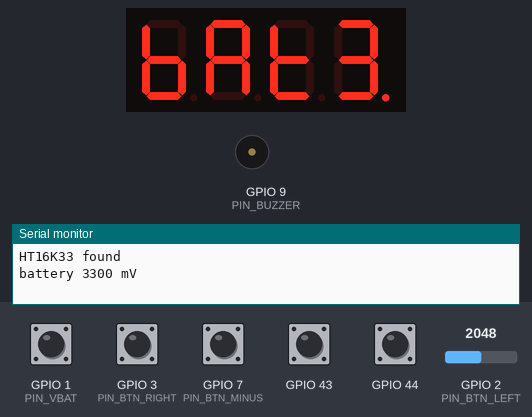
This sketch was run on a simulated ESP32. Shown: 4-digit seven-segment display, buzzer (waves = sounding), the last lines printed to the serial monitor. Wiring (inferred from the names in the program): HT16K33 LED driver at I2C address 0x70. Inputs (shaded band) come from the test bench; at power-on: GPIO 1 (PIN_VBAT), GPIO 3 (PIN_BTN_RIGHT), GPIO 7 (PIN_BTN_MINUS), GPIO 43, GPIO 44 HIGH, GPIO 2 (PIN_BTN_LEFT) = 2048. EEPROM starts erased. At 7.0 s the program puts the board to deep sleep or switches it off; the recording ends there.

Above: at 1.6 s.
At 3.9 s:
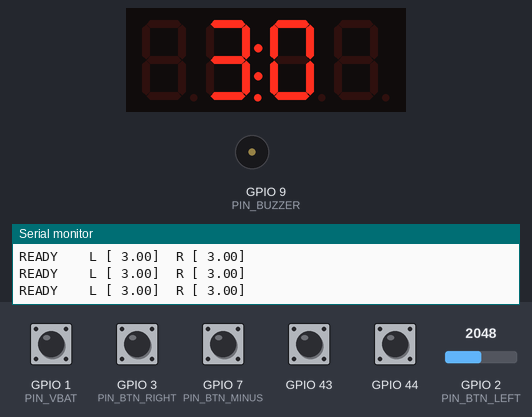
4.0 s: GPIO 7 (PIN_BTN_MINUS) pulled LOW for 0.15 s
At 4.6 s:
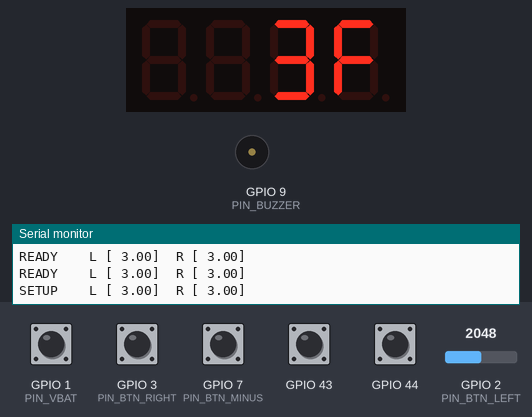
4.7 s: GPIO 2 (PIN_BTN_LEFT) set to 1960
At 6.2 s:
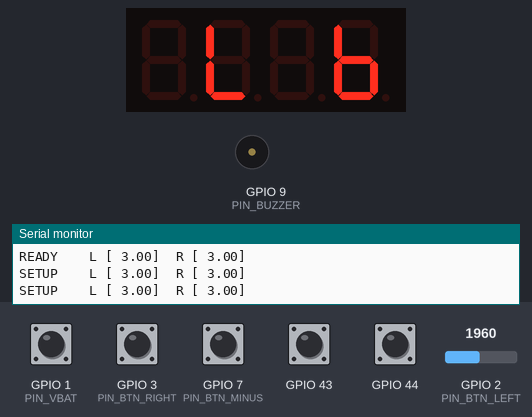
Timing chart, 0 to 7.0 s (numbered marks = the images above; inputs shaded):
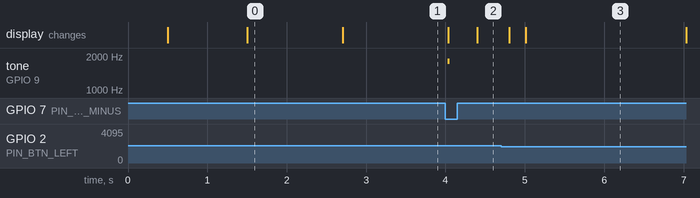

The sketch:

firmware.ino
```cpp
#include <Wire.h>
#include <Preferences.h>
#include "esp_sleep.h"
#include "driver/gpio.h"

//pins
#define PIN_BTN_PAUSE D0
#define PIN_VBAT      D1
#define PIN_BTN_LEFT  D2
#define PIN_BTN_RIGHT D3
#define PIN_SDA       D4
#define PIN_SCL       D5
#define PIN_BTN_PLUS  D6
#define PIN_BTN_MINUS D7
#define PIN_BTN_MODE  D8
#define PIN_BUZZER    D10

#define HT_ADDR 0x70
struct Button {
  uint8_t pin;
  bool stable;
  bool lastRead;
  uint32_t lastChange;
  uint32_t pressStart; //not a gd reference
  bool pressEvent;
  bool longEvent;
  bool longFired;
};


enum IncType { INC_NONE, INC_FISCHER, INC_BRONSTEIN, INC_DELAY };
struct Preset {
  uint16_t baseMin;
  uint8_t incSec;
  IncType type;
};
enum State {READY, RUNNING, PAUSED, FLAGGED, SETUP};
enum Field {F_PRESET, F_BASE, F_INC, F_TYPE};

uint32_t lastActivity = 0;


//digit segment bits
#define SEG_DP 0x80
const uint8_t DIGITS[10] {
  0x3F, 0x06, 0x5B, 0x4F, 0x66, 0x6D, 0x7D, 0x07, 0x7F, 0x6F
};

uint8_t segChar(char c) {
  if (c >= '0' && c <= '9') return DIGITS[c-'0'];
  if (c >=  'a' && c <= 'z') c-= 32;
  switch (c) {
    case 'A': return 0x77;
    case 'B': return 0x7C;
    case 'C': return 0x39;
    case 'D': return 0x5E;
    case 'E': return 0x79;
    case 'F': return 0x71;
    case 'G': return 0x3D;
    case 'H': return 0x76;
    case 'I': return 0x30;
    case 'J': return 0x1E;
    // k is undrawable
    case 'L': return 0x38;
    // m also is undrawable :CC
    case 'N': return 0x54;
    case 'O': return 0x5C;
    case 'P': return 0x73;
    case 'Q': return 0x67;
    case 'R': return 0x50;
    case 'S': return 0x6D;
    case 'T': return 0x78;
    case 'U': return 0x3E;
    // v & w undrawable :(
    case 'Y': return 0x6E;
    case 'Z': return 0x5B;
    case '-': return 0x40;
    case '_': return 0x08;
    default: return 0x00;
  }
}

uint8_t frame[8];
bool htFound = false;

void htCmd(uint8_t c) {
  Wire.beginTransmission(HT_ADDR);
  Wire.write(c);
  Wire.endTransmission();
}

void htInit() {
  Wire.begin(PIN_SDA, PIN_SCL);
  Wire.beginTransmission(HT_ADDR);
  htFound = (Wire.endTransmission() == 0);
  htCmd(0x21);
  htCmd(0x81);
  htCmd(0xE0 | 15); // turn on oscillator, display, and brgithnes
}

void htBrightness(uint8_t b) {
  htCmd(0xE0 | (b & 0x0F));
}

void htFlush() {
  Wire.beginTransmission(HT_ADDR);
  Wire.write(0x00);
  for (int com=0; com < 8; com++) {
    Wire.write(frame[com]);
    Wire.write(0x00);
  }
  Wire.endTransmission();
}

void setText(int side, const char* text) {
  int d=0;
  for (int i=0; text[i] && d < 4; i++) {
    uint8_t s=segChar(text[i]);
    if (text[i+1] == '.') {
      s |= SEG_DP;
      i++;
    }
    frame[side*4 + d++] = s;
  }
  while (d<4) frame[side*4 + d++] = 0;
}

void formatTime(uint32_t ms, char* out) {
  uint32_t totalSec = ms / 1000;
  uint32_t h = totalSec / 3600;
  uint32_t m = (totalSec / 60) % 60;
  uint32_t s = totalSec % 60;
  uint32_t t = (ms/100) % 10;
  if (h>0) {
    sprintf(out, " %lu.%02lu", (unsigned long)(h%10), (unsigned long)m); // if theres hours, show hours and minutes
  } else if (totalSec >= 20) {
    if (m >= 10) sprintf(out, "%02lu.%02lu", (unsigned long)m, (unsigned long)s);
    else sprintf(out, " %lu.%02lu", (unsigned long)m, (unsigned long)s);
  } else {
    //time scramble :))))
    if (s>=10) sprintf(out, " %02lu.%lu", (unsigned long)s, (unsigned long)t);
    else sprintf(out, "  %lu.%lu", (unsigned long)s, (unsigned long)t);
  }
}
// buzzer >:D
bool soundOn = true;

void beep(uint16_t freq, uint16_t ms) {
  if (soundOn) tone(PIN_BUZZER, freq, ms);
}

//messages
char msgL[8], msgR[8];
uint32_t msgUntil = 0;

void showMsg(const char* l, const char* r, uint32_t ms) {
  strncpy(msgL, l, 7); msgL[7] = 0;
  strncpy(msgR, r, 7); msgR[7] = 0;
  msgUntil = millis() + ms;
}

//buttons!! :DD
#define DEBOUNCE_MS 25
#define LONG_MS 1000


Button btnLeft = {PIN_BTN_LEFT};
Button btnRight = {PIN_BTN_RIGHT};
Button btnPause = {PIN_BTN_PAUSE};
Button btnMode = {PIN_BTN_MODE};
Button btnPlus = {PIN_BTN_PLUS};
Button btnMinus = {PIN_BTN_MINUS};

void btnInit(Button& b) {
  pinMode(b.pin, INPUT_PULLUP);
}

void btnUpdate(Button& b, uint32_t now) {
  bool r = (digitalRead(b.pin) == LOW);
  if (r != b.lastRead) {
    b.lastRead = r;
    b.lastChange = now;
  }
  if (now - b.lastChange >= DEBOUNCE_MS && r != b.stable) {
    b.stable = r;
    if (r) {
      b.pressEvent = true;
      b.pressStart = now;
      b.longFired = false;
      lastActivity = now;
    }
  }
  if (b.stable && !b.longFired && now - b.pressStart >= LONG_MS) {
    b.longFired = true;
    b.longEvent = true;
  }
}

bool took(bool& e) {
  if (e) {
    e = false;
    return true;
  }
  return false;
}

// time controls

const Preset PRESETS[] = {
  {1, 0, INC_NONE}, // 1|0 bullet
  {1, 1, INC_FISCHER}, // 1|1 bullet
  {2, 1, INC_FISCHER}, // 2|1 bullet
  {3, 0, INC_NONE}, // 3min blitz
  {3, 2, INC_FISCHER}, // 3|2 blitz
  {5, 0, INC_NONE}, // 5min blitz
  {10, 0, INC_NONE}, // 10min rapid
  {15, 10, INC_FISCHER}, // 15|10 rapid
  {30, 0, INC_NONE}, // 30min rapid
  {90, 30, INC_FISCHER}, // 90|30 classical
};

const int NUM_PRESETS = sizeof(PRESETS) / sizeof(PRESETS[0]);

int presetIdx = 4; // 3min blitz default
Preset tc = PRESETS[4];
int field = F_PRESET;
Preferences prefs;

void saveSettings() {
  prefs.putInt("preset", presetIdx);
  prefs.putUShort("base", tc.baseMin);
  prefs.putUChar("inc", tc.incSec);
  prefs.putUChar("type", (uint8_t)tc.type);
  prefs.putBool("sound", soundOn);
}

void loadSettings() {
  presetIdx = prefs.getInt("preset", 4);
  tc.baseMin = prefs.getUShort("base", 3);
  tc.incSec = prefs.getUChar("inc", 2);
  tc.type = (IncType)prefs.getUChar("type", INC_FISCHER);
  soundOn = prefs.getBool("sound", true);
}

// clock stuffs

State state = READY;
int active = -1;
int flagged = -1;
uint32_t timeMs[2];
uint32_t turnUsed = 0; // ms used in this turn
uint16_t moves[2];
bool warned[2];
uint32_t lastTick = 0;
uint32_t lastPrint = 0;


const char* stateName[] = {"READY", "RUNNING", "PAUSED", "FLAGGED", "SETUP"};

void resetClock() {
  timeMs[0] = timeMs[1] = tc.baseMin * 60000UL;
  moves[0] = moves[1] = 0;
  warned[0] = warned[1] = false;
  turnUsed = 0;
  state = READY;
  active = -1;
  flagged = -1;
  Serial.println("RESET");
}

void endTurn(int side) { // stop my clock and start the opponent's clock
  if (state == READY || (state == RUNNING && active == side)) {
    if (state == RUNNING) {
      uint32_t inc = tc.incSec * 1000UL;
      if (tc.type == INC_FISCHER) timeMs[side] += inc;
      else if (tc.type == INC_BRONSTEIN) timeMs[side] += min(inc, turnUsed); // basically a ripoff of delay
      moves[side]++;
      if (timeMs[side] > 10000) warned[side] = false; // let the clock rewarn player if their time goes back up above 10s
    }
    active= 1-side;
    turnUsed = 0;
    state = RUNNING;
    beep(2200, 15);
    Serial.printf("%s pressed -> %s running\n", side==0 ? "LEFT" : "RIGHT", active == 0 ? "LEFT":"RIGHT");
  }
}

void tickClock(uint32_t now) {
  uint32_t dt = now - lastTick;
  lastTick = now;
  if (state != RUNNING) return;
  turnUsed += dt;
  if (tc.type == INC_DELAY) {
    uint32_t delayMs = tc.incSec * 1000UL;
    if (turnUsed <= delayMs) return; // doesnt lose time if turn is shorter than the delay
    uint32_t over = turnUsed - delayMs;
    if (over < dt) dt = over; // only subtract the part after the delay
  }
  if (timeMs[active] > dt) {
    timeMs[active] -= dt;
    if (!warned[active] && timeMs[active] <= 10000) {
      warned[active] = true; // 10s time warning
      beep(1500, 120);
    }
  } else {
    timeMs[active] = 0;
    flagged = active;
    state = FLAGGED;
    beep(800, 800);
    Serial.printf("%s FLAGGED \n", flagged==0 ? "LEFT":"RIGHT");
  }
}

void handleSetup() {
  int dir=0;
  if (took(btnPlus.pressEvent)) dir = 1;
  if (took(btnMinus.pressEvent)) dir = -1;
  if (dir != 0) {
    beep(2200, 10);
    if (field == F_PRESET) {
      presetIdx = (presetIdx + dir + NUM_PRESETS) % NUM_PRESETS;
      tc = PRESETS[presetIdx];
    } else if (field == F_BASE) {
      tc.baseMin = constrain((int)tc.baseMin + dir, 1, 180); //time range: 1-180min
    } else if (field == F_INC) {
      tc.incSec = constrain((int)tc.incSec + dir, 0, 60); // incrememnt range: 0-60s
    } else {
      tc.type = (IncType)(((int)tc.type + dir + 4) % 4);
    }
  }
  if (took(btnMode.pressEvent)) {
    field = (field+1) % 4;
    beep(1800, 20);
  }
  if (took(btnPause.pressEvent)) {
    saveSettings();
    resetClock();
    beep(2500, 60);
    Serial.printf("SET %u min +%u s type %d\n", tc.baseMin, tc.incSec, tc.type);
  }
  took(btnLeft.pressEvent);
  took(btnRight.pressEvent);
  took(btnPause.longEvent);
}

void handleButtons() {
  if (state == SETUP) { handleSetup(); return; }
  if (took(btnLeft.pressEvent)) endTurn(0);
  if (took(btnRight.pressEvent)) endTurn(1);
  if (took(btnPause.pressEvent)) {
    if (state == RUNNING) { state = PAUSED; Serial.println("PAUSED"); }
    else if (state == PAUSED) { state = RUNNING; Serial.println("RESUMED"); }
  }
  if (took(btnPause.longEvent)) resetClock(); // reset clock if longhold pause
  if (took(btnMode.pressEvent) && (state == READY || state == FLAGGED)) {
    state = SETUP;
    field = F_PRESET;
    beep(1800, 20);
  }
  if (took(btnMinus.longEvent) && state == READY) {
    soundOn = !soundOn;
    saveSettings();
    showMsg("SND ", soundOn ? " ON " : " OFF", 1000);
    beep(2200, 40);
  }
  took(btnPlus.pressEvent);
  took(btnMinus.pressEvent);
}

char typeChar(int t) {
  if (t == INC_FISCHER) return 'F';
  if (t == INC_BRONSTEIN) return 'B';
  if (t == INC_DELAY) return 'D';
  return '-';
}

void renderSetup(bool blinkOn) {
  char l[8], r[8];
  sprintf(l, "%4u", tc.baseMin);
  sprintf(r, "%c%3u", typeChar(tc.type), tc.incSec);
  if (!blinkOn) {
    if (field == F_PRESET) { strcpy(l, "    "); strcpy(r, "    "); }
    else if (field == F_BASE) strcpy(l, "    ");
    else if (field == F_INC) { r[1] = r[2] = r[3] = ' '; }
    else r[0] = ' ';
  }
  setText(0, l);
  setText(1, r);
}

void render(uint32_t now) {
  bool blinkOn = (now / 400) % 2;
  char buf[8];
  if (now < msgUntil) {
    setText(0, msgL);
    setText(1, msgR);
    htFlush();
    return;
  }
  if (state == SETUP) {
    renderSetup(blinkOn);
    htFlush();
    return;
  }
  for (int side=0; side<2; side++) {
    if (state == FLAGGED && side == flagged) {
      setText(side, blinkOn ? "FLAG" : "    ");
      continue;
    }
    if (state == PAUSED && !blinkOn) {
      sprintf(buf, "N%3u", moves[side]);
      setText(side, buf);
      continue;
    }
    formatTime(timeMs[side], buf);
    setText(side, buf);
    if (state == RUNNING && side == active) frame[side*4+3] |= SEG_DP; // indicator dot
  }
  htFlush();
}

// battery section

#define VBAT_LOW_MV 3500
#define VBAT_CRIT_MV 3300
uint32_t lastBattCheck = 0;
uint32_t lastBattWarn = 0;

uint32_t readVbatMv() {
  uint32_t sum = 0;
  for (int i=0; i<8; i++) sum += analogReadMilliVolts(PIN_VBAT);
  return (sum/8)*2; // 220k/220k divider
}

#define IDLE_SLEEP_MS (5UL * 60 * 1000) // automatically sleep when 5 minutes of inactivity and not playing.
#define PAUSE_SLEEP_MS (30UL * 60 * 1000) // 30 minutes if the clock is paused

void goSleep() {
  Serial.println("SLEEP");
  memset(frame, 0, sizeof(frame));
  htFlush();
  htCmd(0x80);
  htCmd(0x20);
  gpio_pullup_en((gpio_num_t)PIN_BTN_LEFT);
  gpio_pullup_en((gpio_num_t)PIN_BTN_RIGHT);
  uint64_t mask = (1ULL << PIN_BTN_LEFT) | (1ULL << PIN_BTN_RIGHT); // wake up if either player button is clicked
  esp_deep_sleep_enable_gpio_wakeup(mask, ESP_GPIO_WAKEUP_GPIO_LOW);
  esp_deep_sleep_start();
}

void checkPower(uint32_t now) {
  if (now - lastBattCheck >= 5000) {
    lastBattCheck = now;
    uint32_t mv = readVbatMv();
    if (mv > 1000 && mv < VBAT_CRIT_MV && state != RUNNING) {
      showMsg(" LO ", "BATT", 2000);
      uint32_t t0 = millis();
      while (millis() - t0 < 2000) { render(millis()); delay(20); }
      goSleep();
    }
    if (mv > 1000 && mv < VBAT_LOW_MV && state != RUNNING && now - lastBattWarn >= 60000) {
      lastBattWarn = now;
      showMsg("BATT", " LO ", 1500);
      beep(1000, 100);
    }
  }
  uint32_t idle = now - lastActivity;
  if ((state == READY || state == FLAGGED || state == SETUP) && idle >= IDLE_SLEEP_MS) goSleep();
  if (state == PAUSED && idle >= PAUSE_SLEEP_MS) goSleep();
}

void setup() {
  // put your setup code here, to run once:
  Serial.begin(115200);
  delay(500);
  htInit();
  Serial.println(htFound ? "HT16K33 found" : "not found (test)");
  btnInit(btnLeft);
  btnInit(btnRight);
  btnInit(btnPause);
  btnInit(btnMode);
  btnInit(btnPlus);
  btnInit(btnMinus);
  pinMode(PIN_BUZZER, OUTPUT);
  prefs.begin("clock", false);
  loadSettings();
  setText(0, "HI  ");
  setText(1, "8.8.8.8.");
  htFlush();
  delay(1000);
  uint32_t mv = readVbatMv();
  char v[8];
  sprintf(v, "%lu.%02lu", (unsigned long)(mv/1000), (unsigned long)((mv % 1000)/ 10));
  setText(0, "BATT");
  setText(1, v);
  htFlush();
  Serial.printf("battery %lu mV\n", (unsigned long)mv);
  delay(1200);
  resetClock();
  lastTick = millis();
  lastActivity = millis();

}

void loop() {
  // put your main code here, to run repeatedly:
  uint32_t now = millis();
  btnUpdate(btnLeft, now);
  btnUpdate(btnRight, now);
  btnUpdate(btnPause, now);
  btnUpdate(btnMode, now);
  btnUpdate(btnPlus, now);
  btnUpdate(btnMinus, now);
  handleButtons();
  tickClock(now);
  render(now);
  checkPower(now);
  if (now - lastPrint >= 500) {
    lastPrint = now;
    char l[8], r[8];
    formatTime(timeMs[0], l);
    formatTime(timeMs[1], r);
    Serial.printf("%-8s L [%s]  R [%s]\n", stateName[state], l, r);
  }
  delay(5);
}
```

Measured:
- after the input at 4.0 s, tone on GPIO 9 (PIN_BUZZER): silent → 1800 Hz at once, → silent 0.02 s later; the display: first changes at once (image 2 shows a later state)
- after the input at 4.7 s, the display: first differs from a run without the input after 0.31 s (image 3)
- what the display in image 0 shows lasts 1.2 s, from 1.5 s to 2.7 s
- what the display in image 3 shows lasts 2.0 s, from 5.0 s to 7.0 s
